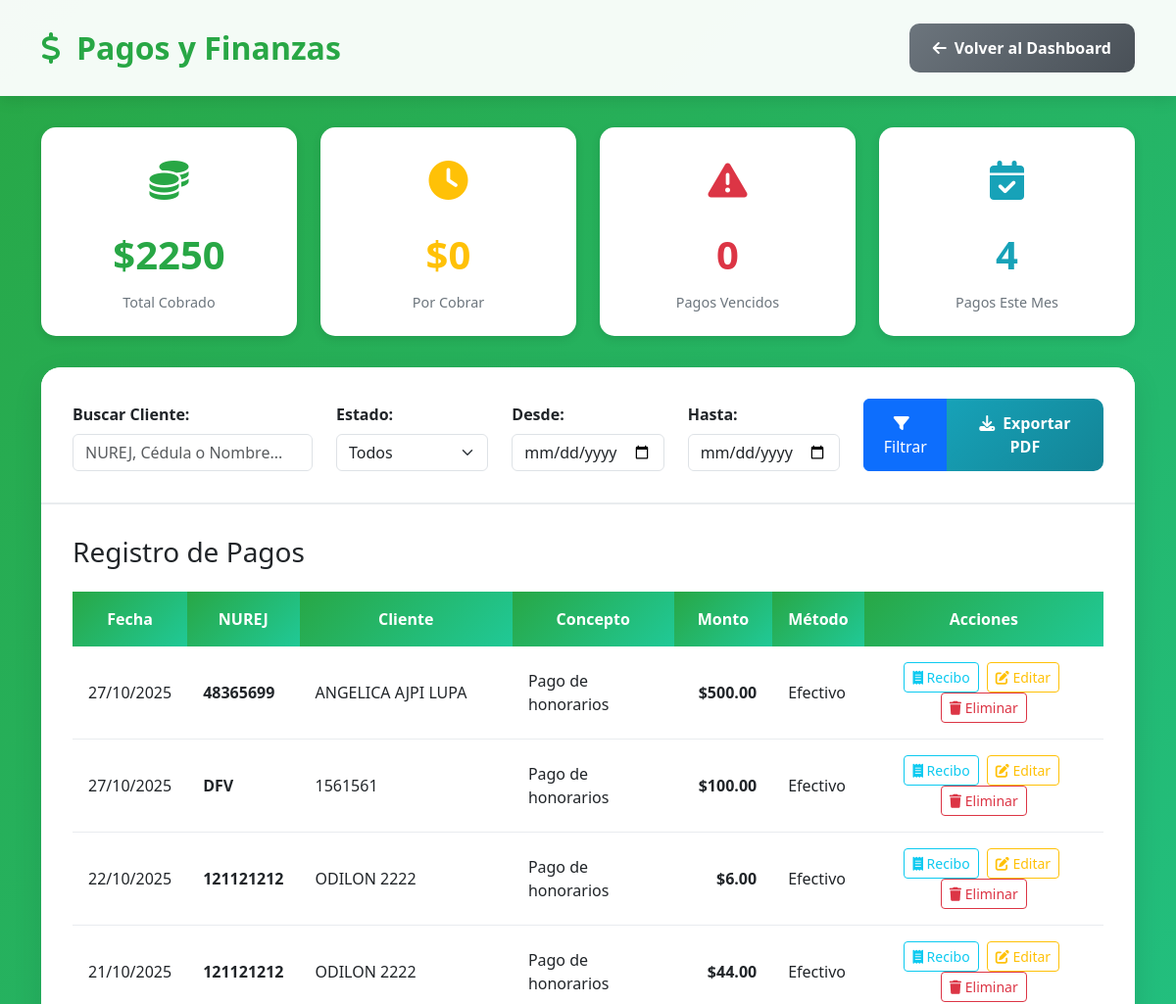
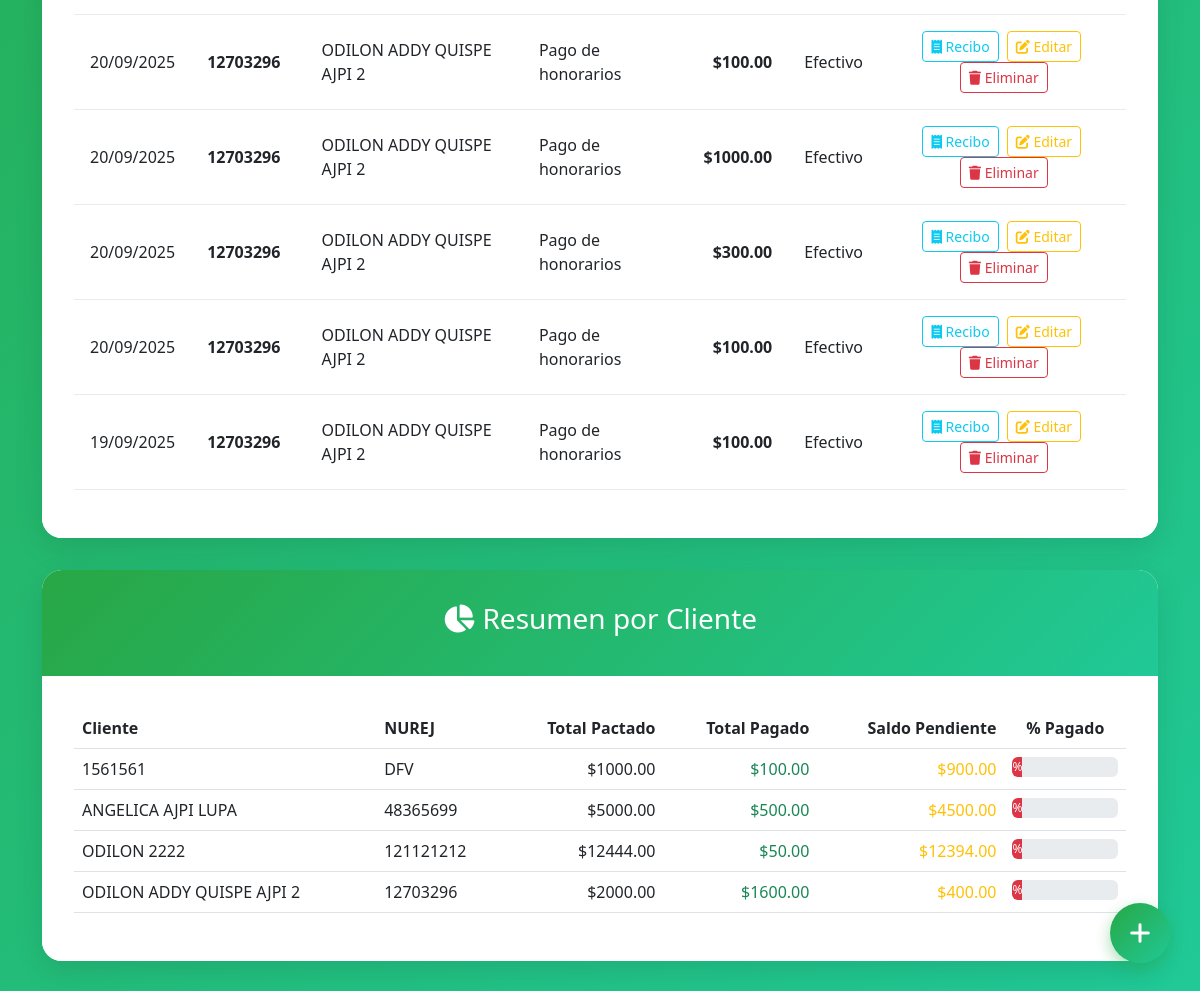
Screenshot of /pagos/ (signed in) with the database file from the repository (2 pictures, top to bottom).
### gestion/models.py (models this page shows, shortened)
class Pago(models.Model):
    cliente = models.ForeignKey(Cliente, on_delete=models.CASCADE, related_name='pagos')
    monto = models.DecimalField(max_digits=10, decimal_places=2, default=0, verbose_name="Monto")
    fecha = models.DateField(verbose_name="Fecha de Pago")
    fecha_creacion = models.DateTimeField(auto_now_add=True)
    class Meta:
        verbose_name = "Pago"
        verbose_name_plural = "Pagos"
        ordering = ['-fecha']

class Cliente(models.Model):
    ESTADO_CHOICES = [
        ('ACTIVO', 'Activo'),
        ('CONCLUIDO', 'Concluido'),
        ('ABANDONADO', 'Abandonado'),
    ]
    nurej = models.CharField(max_length=50, unique=True, verbose_name="NUREJ")
    cedula = models.CharField(max_length=20, unique=True, verbose_name="Cédula de Identidad")
    nombre = models.CharField(max_length=200, verbose_name="Nombre del Cliente")
    telefono = models.CharField(max_length=15, verbose_name="Teléfono")
    tipo_proceso = models.CharField(max_length=100, verbose_name="Tipo de Proceso")
    juzgado = models.CharField(max_length=200, verbose_name="Juzgado")
    honorarios_pactados = models.DecimalField(max_digits=10, decimal_places=2, default=0, verbose_name="Honorarios Pactados")
    pago_inicial = models.DecimalField(max_digits=10, decimal_places=2, default=0, verbose_name="Pago Inicial")
    ultima_actuacion = models.TextField(verbose_name="Última Actuación", blank=True)
    fecha_ultima_actuacion = models.DateField(verbose_name="Fecha de Última Actuación", null=True, blank=True)
    proxima_actuacion = models.TextField(verbose_name="Próxima Actuación", blank=True)
    estado = models.CharField(max_length=20, choices=ESTADO_CHOICES, default='ACTIVO', verbose_name="Estado")
    fecha_creacion = models.DateTimeField(auto_now_add=True)
    fecha_actualizacion = models.DateTimeField(auto_now=True)
    def total_pagado(self):
        try:
            from django.db.models import Sum
            total_pagos = self.pagos.aggregate(Sum('monto'))['monto__sum'] or 0
            return float(total_pagos)
        except:
            return 0
    def saldo_adeudado(self):
        try:
            total_pagado = self.total_pagado()
            return float(self.honorarios_pactados) - float(total_pagado)
        except:
            return 0
    class Meta:
        verbose_name = "Cliente"
        verbose_name_plural = "Clientes"
        ordering = ['-fecha_creacion']

### gestion/views.py (the view)
# urls.py: path('pagos/', views.pagos_finanzas, name='pagos_finanzas'),
@login_required
@requiere_permiso('pagos')
def pagos_finanzas(request):
    pagos = Pago.objects.all().select_related('cliente').order_by('-fecha')
    search = request.GET.get('search')
    if search:
        pagos = pagos.filter(
            Q(cliente__nurej__icontains=search) |
            Q(cliente__cedula__icontains=search) |
            Q(cliente__nombre__icontains=search)
        )
    fecha_desde = request.GET.get('fecha_desde')
    fecha_hasta = request.GET.get('fecha_hasta')
    if fecha_desde:
        pagos = pagos.filter(fecha__gte=fecha_desde)
    if fecha_hasta:
        pagos = pagos.filter(fecha__lte=fecha_hasta)
    clientes_resumen = Cliente.objects.all()
    total_cobrado = sum(float(pago.monto) for pago in pagos)
    pagos_este_mes = pagos.filter(fecha__month=date.today().month).count()
    context = {
        'pagos': pagos,
        'clientes_resumen': clientes_resumen,
        'total_cobrado': total_cobrado,
        'total_por_cobrar': 0,
        'pagos_este_mes': pagos_este_mes,
        'pagos_vencidos': 0,
        'search': search,
        'fecha_desde': fecha_desde,
        'fecha_hasta': fecha_hasta,
        'hoy': date.today(),
    }
    return render(request, 'lex_nova/pagos_finanzas.html', context)

### gestion/templates/lex_nova/pagos_finanzas.html (shortened to what this page needs)
<!DOCTYPE html>
<html lang="es">
<head>
    <link href="https://cdnjs.cloudflare.com/ajax/libs/bootstrap/5.3.0/css/bootstrap.min.css" rel="stylesheet">
    <link href="https://cdnjs.cloudflare.com/ajax/libs/font-awesome/6.4.0/css/all.min.css" rel="stylesheet">
</head>
<body>
    <div class="header">
        <div class="container">
            <div class="row align-items-center">
                <div class="col-md-8">
                    <h1><i class="fas fa-dollar-sign me-3"></i>Pagos y Finanzas</h1>
                </div>
                <div class="col-md-4 text-end">
                    <a href="{% url 'dashboard' %}" class="btn btn-volver">
                        <i class="fas fa-arrow-left me-2"></i>Volver al Dashboard
                    </a>
                </div>
            </div>
        </div>
    </div>
    <div class="container">
        <div class="summary-cards">
            <div class="stat-card">
                <div class="stat-icon text-success-custom">
                    <i class="fas fa-coins"></i>
                </div>
                <div class="stat-number text-success-custom">${{ total_cobrado|floatformat:0|default:0 }}</div>
                <div class="stat-label">Total Cobrado</div>
            </div>
            <div class="stat-card">
                <div class="stat-icon text-warning-custom">
                    <i class="fas fa-clock"></i>
                </div>
                <div class="stat-number text-warning-custom">${{ total_por_cobrar|floatformat:0|default:0 }}</div>
                <div class="stat-label">Por Cobrar</div>
            </div>
            <div class="stat-card">
                <div class="stat-icon text-danger-custom">
                    <i class="fas fa-exclamation-triangle"></i>
                </div>
                <div class="stat-number text-danger-custom">{{ pagos_vencidos|default:0 }}</div>
                <div class="stat-label">Pagos Vencidos</div>
            </div>
            <div class="stat-card">
                <div class="stat-icon text-info-custom">
                    <i class="fas fa-calendar-check"></i>
                </div>
                <div class="stat-number text-info-custom">{{ pagos_este_mes|default:0 }}</div>
                <div class="stat-label">Pagos Este Mes</div>
            </div>
        </div>
        <div class="main-container">
            <div class="filters-section">
                <form method="GET" action="{% url 'pagos_finanzas' %}">
                    <div class="row align-items-end">
                        <div class="col-md-3">
                            <label class="form-label fw-bold">Buscar Cliente:</label>
                            <input type="text" class="form-control" name="search" value="{{ search|default:'' }}" placeholder="NUREJ, Cédula o Nombre...">
                        </div>
                        <div class="col-md-2">
                            <label class="form-label fw-bold">Estado:</label>
                            <select class="form-select" name="estado">
                                <option value="">Todos</option>
                            </select>
                        </div>
                        <div class="col-md-2">
                            <label class="form-label fw-bold">Desde:</label>
                            <input type="date" class="form-control" name="fecha_desde" value="{{ fecha_desde|default:'' }}">
                        </div>
                        <div class="col-md-2">
                            <label class="form-label fw-bold">Hasta:</label>
                            <input type="date" class="form-control" name="fecha_hasta" value="{{ fecha_hasta|default:'' }}">
                        </div>
                        <div class="col-md-3">
                            <div class="btn-group w-100">
                                <button type="submit" class="btn btn-primary">
                                    <i class="fas fa-filter me-2"></i>Filtrar
                                </button>
                                <button type="button" class="btn btn-export" data-bs-toggle="modal" data-bs-target="#modalExportarReporte">
                                    <i class="fas fa-download me-2"></i>Exportar PDF
                                </button>
                            </div>
                        </div>
                    </div>
                </form>
            </div>
            <div class="table-section">
                <h3 class="mb-4">Registro de Pagos</h3>
                <div class="table-responsive">
                    <table class="table payments-table">
                        <thead>
                            <tr>
                                <th>Fecha</th>
                                <th>NUREJ</th>
                                <th>Cliente</th>
                                <th>Concepto</th>
                                <th>Monto</th>
                                <th>Método</th>
                                <th>Acciones</th>
                            </tr>
                        </thead>
                        <tbody>
                            {% for pago in pagos %}
                            <tr>
                                <td>{{ pago.fecha|date:"d/m/Y" }}</td>
                                <td><strong>{{ pago.cliente.nurej }}</strong></td>
                                <td>{{ pago.cliente.nombre }}</td>
                                <td>{{ pago.concepto|default:"Pago de honorarios" }}</td>
                                <td class="text-end"><strong>${{ pago.monto|floatformat:2 }}</strong></td>
                                <td>{{ pago.metodo_pago|default:"Efectivo" }}</td>
                                <td class="text-center">
                                    <button class="btn btn-sm btn-outline-info me-1" onclick="verRecibo({{ pago.id }})">
                                        <i class="fas fa-receipt"></i> Recibo
                                    </button>
                                    <button class="btn btn-sm btn-outline-warning me-1" onclick="editarPago({{ pago.id }}, '{{ pago.concepto|escapejs }}', '{{ pago.monto }}', '{{ pago.fecha|date:'Y-m-d' }}', '{{ pago.metodo_pago|default:'efectivo' }}')">
                                        <i class="fas fa-edit"></i> Editar
                                    </button>
                                    <form method="POST" action="{% url 'eliminar_pago' pago.id %}" style="display: inline;"
                                          onsubmit="return confirm('¿Está seguro de eliminar este pago?');">
                                        <button type="submit" class="btn btn-sm btn-outline-danger">
                                            <i class="fas fa-trash"></i> Eliminar
                                        </button>
                                    </form>
                                </td>
                            </tr>
                            {% endfor %}
                        </tbody>
                    </table>
                </div>
            </div>
        </div>
        <div class="main-container mt-4">
            <div class="section-header">
                <h3><i class="fas fa-chart-pie me-2"></i>Resumen por Cliente</h3>
            </div>
            <div class="table-section">
                <div class="table-responsive">
                    <table class="table">
                        <thead>
                            <tr>
                                <th>Cliente</th>
                                <th>NUREJ</th>
                                <th class="text-end">Total Pactado</th>
                                <th class="text-end">Total Pagado</th>
                                <th class="text-end">Saldo Pendiente</th>
                                <th class="text-center">% Pagado</th>
                            </tr>
                        </thead>
                        <tbody>
                            {% for cliente in clientes_resumen %}
                            <tr>
                                <td>{{ cliente.nombre }}</td>
                                <td>{{ cliente.nurej }}</td>
                                <td class="text-end">${{ cliente.honorarios_pactados|floatformat:2 }}</td>
                                <td class="text-end text-success">${{ cliente.total_pagado|floatformat:2 }}</td>
                                <td class="text-end {% if cliente.saldo_adeudado > 0 %}text-warning{% else %}text-success{% endif %}">
                                    ${{ cliente.saldo_adeudado|floatformat:2 }}
                                </td>
                                <td class="text-center">
                                    {% with porcentaje=cliente.porcentaje_pagado %}
                                    <div class="progress" style="height: 20px;">
                                        <div class="progress-bar {% if porcentaje >= 75 %}bg-success{% elif porcentaje >= 50 %}bg-warning{% else %}bg-danger{% endif %}"
                                             role="progressbar" style="width: {{ porcentaje }}%">{{ porcentaje|floatformat:0 }}%</div>
                                    </div>
                                    {% endwith %}
                                </td>
                            </tr>
                            {% endfor %}
                        </tbody>
                    </table>
                </div>
            </div>
        </div>
    </div>
    <button class="add-payment-btn" data-bs-toggle="modal" data-bs-target="#modalRegistrarPago">
        <i class="fas fa-plus"></i>
    </button>
</body>
</html>

### gestion/templates/lex_nova/pagos_finanzas.html (style rules this page uses)
body { background: linear-gradient(135deg, #28a745 0%, #20c997 100%); font-family: 'Segoe UI', Tahoma, Geneva, Verdana, sans-serif; min-height: 100vh; }
.header { background: rgba(255, 255, 255, 0.95); padding: 1.5rem 0; box-shadow: 0 4px 15px rgba(0,0,0,0.1); margin-bottom: 2rem; }
.header h1 { color: #28a745; font-weight: 700; font-size: 2rem; margin: 0; }
.btn-volver { background: linear-gradient(135deg, #6c757d 0%, #495057 100%); border: none; color: white; padding: 0.8rem 1.5rem; border-radius: 10px; font-weight: 600; transition: all 0.3s ease; }
.main-container { background: white; border-radius: 20px; box-shadow: 0 10px 30px rgba(0,0,0,0.1); padding: 0; overflow: hidden; margin-bottom: 2rem; }
.section-header { background: linear-gradient(135deg, #28a745 0%, #20c997 100%); color: white; padding: 2rem; text-align: center; }
.stat-card { background: white; border-radius: 15px; padding: 1.5rem; text-align: center; box-shadow: 0 3px 10px rgba(0,0,0,0.1); transition: all 0.3s ease; height: 100%; }
.stat-icon { font-size: 2.5rem; margin-bottom: 1rem; }
.stat-number { font-size: 2.5rem; font-weight: 700; margin-bottom: 0.5rem; }
.stat-label { color: #6c757d; font-size: 0.9rem; }
.filters-section { background: white; padding: 2rem; border-bottom: 2px solid #e9ecef; }
.table-section { padding: 2rem; background: white; }
.payments-table { width: 100%; }
.payments-table th { background: linear-gradient(135deg, #28a745 0%, #20c997 100%); color: white; padding: 1rem; font-weight: 600; text-align: center; border: none; }
.payments-table td { padding: 1rem; vertical-align: middle; border-bottom: 1px solid #e9ecef; }
.payments-table tbody tr { transition: all 0.3s ease; }
.btn-export { background: linear-gradient(135deg, #17a2b8 0%, #138496 100%); border: none; color: white; padding: 0.8rem 1.5rem; border-radius: 10px; font-weight: 600; transition: all 0.3s ease; }
.add-payment-btn { position: fixed; bottom: 30px; right: 30px; width: 60px; height: 60px; border-radius: 50%; background: linear-gradient(135deg, #28a745 0%, #20c997 100%); border: none; color: white; font-size: 1.5rem; box-shadow: 0 6px 15px rgba(40, 167, 69, 0.4); transition: all 0.3s ease; z-index: 1000; }
.summary-cards { display: grid; grid-template-columns: repeat(auto-fit, minmax(250px, 1fr)); gap: 1.5rem; margin-bottom: 2rem; }
.text-success-custom { color: #28a745; }
.text-warning-custom { color: #ffc107; }
.text-danger-custom { color: #dc3545; }
.text-info-custom { color: #17a2b8; }

### rows the page displays
Pago: fecha "27/10/2025", cliente.nurej "48365699", cliente.nombre "ANGELICA AJPI LUPA", concepto "Pago de honorarios", monto "500.00", metodo_pago "Efectivo"
Pago: fecha "27/10/2025", cliente.nurej "DFV", cliente.nombre "1561561", concepto "Pago de honorarios", monto "100.00", metodo_pago "Efectivo"
Pago: fecha "22/10/2025", cliente.nurej "121121212", cliente.nombre "ODILON 2222", concepto "Pago de honorarios", monto "6.00", metodo_pago "Efectivo"
Pago: fecha "21/10/2025", cliente.nurej "121121212", cliente.nombre "ODILON 2222", concepto "Pago de honorarios", monto "44.00", metodo_pago "Efectivo"
Pago: fecha "20/09/2025", cliente.nurej "12703296", cliente.nombre "ODILON ADDY QUISPE AJPI 2", concepto "Pago de honorarios", monto "100.00", metodo_pago "Efectivo"
Pago: fecha "20/09/2025", cliente.nurej "12703296", cliente.nombre "ODILON ADDY QUISPE AJPI 2", concepto "Pago de honorarios", monto "1000.00", metodo_pago "Efectivo"
Pago: fecha "20/09/2025", cliente.nurej "12703296", cliente.nombre "ODILON ADDY QUISPE AJPI 2", concepto "Pago de honorarios", monto "300.00", metodo_pago "Efectivo"
Pago: fecha "20/09/2025", cliente.nurej "12703296", cliente.nombre "ODILON ADDY QUISPE AJPI 2", concepto "Pago de honorarios", monto "100.00", metodo_pago "Efectivo"
Pago: fecha "19/09/2025", cliente.nurej "12703296", cliente.nombre "ODILON ADDY QUISPE AJPI 2", concepto "Pago de honorarios", monto "100.00", metodo_pago "Efectivo"
Cliente: nombre "1561561", nurej "DFV", honorarios_pactados "1000.00", total_pagado "100.00", saldo_adeudado "900.00"
Cliente: nombre "ANGELICA AJPI LUPA", nurej "48365699", honorarios_pactados "5000.00", total_pagado "500.00", saldo_adeudado "4500.00"
Cliente: nombre "ODILON 2222", nurej "121121212", honorarios_pactados "12444.00", total_pagado "50.00", saldo_adeudado "12394.00"
Cliente: nombre "ODILON ADDY QUISPE AJPI 2", nurej "12703296", honorarios_pactados "2000.00", total_pagado "1600.00", saldo_adeudado "400.00"

### other values shown
{{ total_cobrado|floatformat:0|default:0 }} "2250"
{{ total_por_cobrar|floatformat:0|default:0 }} "0"
{{ pagos_vencidos|default:0 }} "0"
{{ pagos_este_mes|default:0 }} "4"
